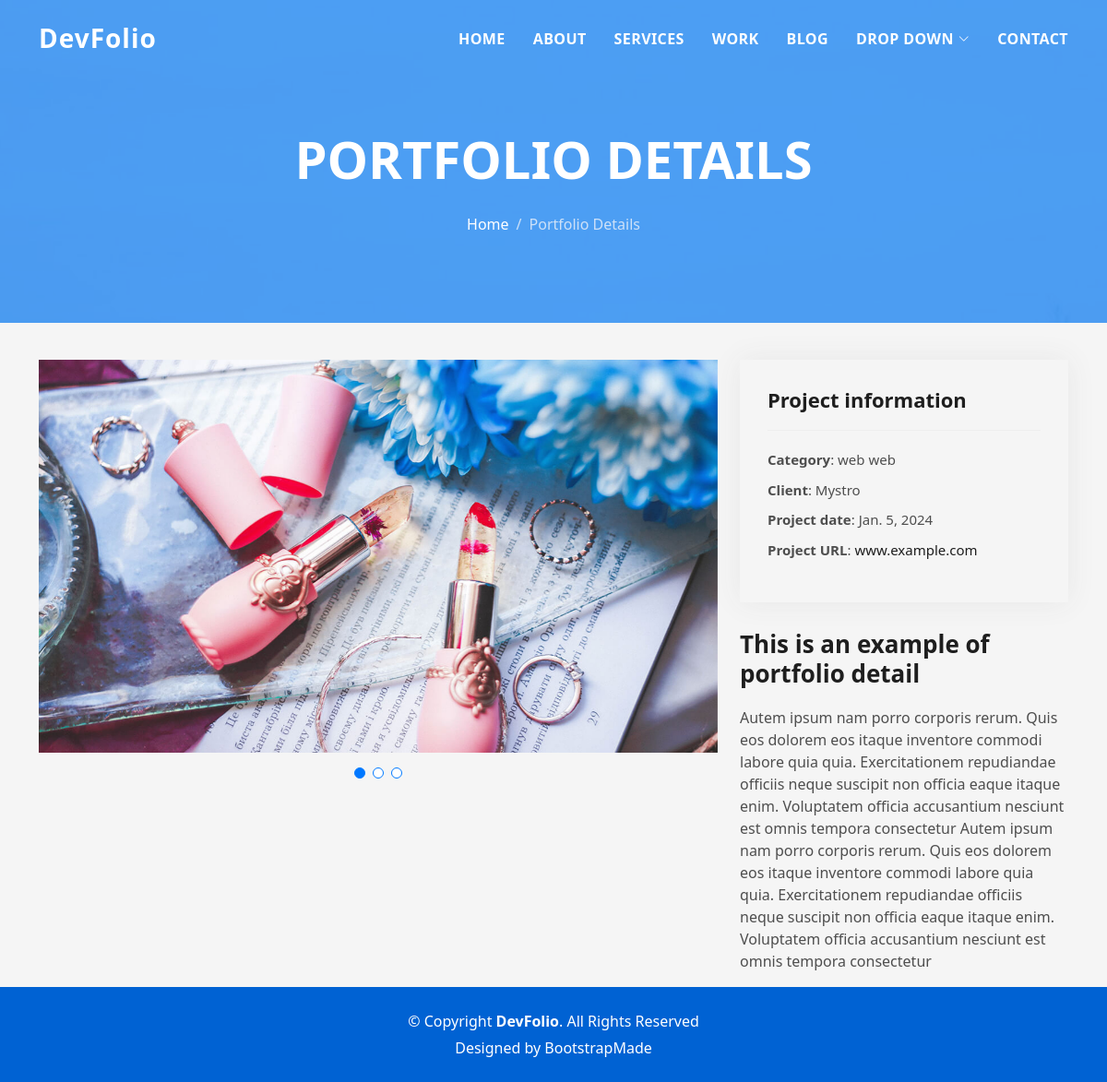
The page /details/2 on the database its author committed.
### home/models.py (models this page shows, shortened)
class Portfoilo(models.Model):
    title = models.CharField(max_length=200)
    image = models.ImageField(upload_to='protfolio/')
    text = models.CharField(max_length=50)
    job = models.CharField(max_length=50)
    date = models.DateField(default=1, null =True,blank=True)
    client = models.CharField(max_length=50)
    subtitle = models.TextField(max_length=10000)

class Cattigory (models.Model):
    name = models.CharField(max_length=20)

### home/views.py (the view)
# urls.py: path('details/<int:id>', detail_portofolio)
def detail_portofolio(request,id):
    port_detail= Portfoilo.objects.get(id=id)
    catigo = Cattigory.objects.get(id=id)
    return render (request,'details.html', {
        'port_detail':port_detail,
        'catigo':catigo,
        })

### home/templates/details.html (shortened to what this page needs)
{% load static %}
<!DOCTYPE html>
<html lang="en">
<head>
  <link href="{% static 'assets/vendor/bootstrap/css/bootstrap.min.css' %}" rel="stylesheet">
  <link href="{% static 'assets/vendor/bootstrap-icons/bootstrap-icons.css' %}" rel="stylesheet">
  <link href="{% static 'assets/vendor/glightbox/css/glightbox.min.css' %}" rel="stylesheet">
  <link href="{% static 'assets/vendor/swiper/swiper-bundle.min.css' %}" rel="stylesheet">
  <link href="{% static 'assets/css/style.css' %}" rel="stylesheet">
</head>
<body>
  <header id="header" class="fixed-top">
    <div class="container d-flex align-items-center justify-content-between">
      <h1 class="logo"><a href="index.html">DevFolio</a></h1>
      <nav id="navbar" class="navbar">
        <ul>
          <li><a class="nav-link scrollto " href="#hero">Home</a></li>
          <li><a class="nav-link scrollto" href="#about">About</a></li>
          <li><a class="nav-link scrollto" href="#services">Services</a></li>
          <li><a class="nav-link scrollto " href="#work">Work</a></li>
          <li><a class="nav-link scrollto " href="#blog">Blog</a></li>
          <li class="dropdown"><a href="#"><span>Drop Down</span> <i class="bi bi-chevron-down"></i></a>
          </li>
          <li><a class="nav-link scrollto" href="#contact">Contact</a></li>
        </ul>
      </nav>
    </div>
  </header>
  <div class="hero hero-single route bg-image" style="background-image: url(assets/img/overlay-bg.jpg)">
    <div class="overlay-mf"></div>
    <div class="hero-content display-table">
      <div class="table-cell">
        <div class="container">
          <h2 class="hero-title mb-4">Portfolio Details</h2>
          <ol class="breadcrumb d-flex justify-content-center">
            <li class="breadcrumb-item">
              <a href="#">Home</a>
            </li>
            <li class="breadcrumb-item active">Portfolio Details</li>
          </ol>
        </div>
      </div>
    </div>
  </div>
  <main id="main">
    <section id="portfolio-details" class="portfolio-details">
      <div class="container">
        <div class="row gy-4">
          <div class="col-lg-8">
            <div class="portfolio-details-slider swiper">
              <div class="swiper-wrapper align-items-center">
                <div class="swiper-slide">
                  <img src="{{port_detail.image.url}}" alt="">
                </div>
              </div>
              <div class="swiper-pagination"></div>
            </div>
          </div>
          <div class="col-lg-4">
            <div class="portfolio-info">
              <h3>Project information</h3>
              <ul>
                <li><strong>Category</strong>: {{catigo.name}}</li>
                <li><strong>Client</strong>: {{port_detail.client}} </li>
                <li><strong>Project date</strong>: {{port_detail.date}}</li>
                <li><strong>Project URL</strong>: <a href="#">www.example.com</a></li>
              </ul>
            </div>
            <div class="portfolio-description">
              <h2>This is an example of portfolio detail</h2>
              <p>
                {{port_detail.subtitle}}
              </p>
            </div>
          </div>
        </div>
      </div>
    </section>
  </main>
  <footer>
    <div class="container">
      <div class="row">
        <div class="col-sm-12">
          <div class="copyright-box">
            <p class="copyright">&copy; Copyright <strong>DevFolio</strong>. All Rights Reserved</p>
            <div class="credits">
              Designed by <a href="https://bootstrapmade.com/">BootstrapMade</a>
            </div>
          </div>
        </div>
      </div>
    </div>
  </footer>
</body>
</html>

### static/assets/css/style.css (style rules this page uses)
body { background-color: #f5f5f5; color: #4e4e4e; }
h1, h2, h3, h4, h5, h6 { color: #1e1e1e; }
a { color: #1e1e1e; text-decoration: none; transition: all 0.5s ease-in-out; }
.bg-image { background-repeat: no-repeat; background-attachment: fixed; background-size: cover; background-position: center center; }
.overlay-mf { background-color: #0078ff; }
.overlay-mf { position: absolute; top: 0; left: 0px; padding: 0; height: 100%; width: 100%; opacity: 0.7; }
.display-table { width: 100%; height: 100%; display: table; }
.table-cell { display: table-cell; vertical-align: middle; }
#header { transition: all 0.5s; z-index: 997; padding: 20px 0; }
#header .logo { font-size: 28px; margin: 0; padding: 0; font-weight: 600; letter-spacing: 1px; }
#header .logo a { color: #fff; }
.navbar { padding: 0; }
.navbar ul { margin: 0; padding: 0; display: flex; list-style: none; align-items: center; }
.navbar li { position: relative; }
.navbar>ul>li { white-space: nowrap; padding: 10px 0 10px 30px; }
.navbar a, .navbar a:focus { display: flex; align-items: center; justify-content: space-between; color: #fff; font-size: 16px; font-weight: 600; padding: 0; white-space: nowrap; transition: 0.3s; letter-spacing: 0.4px; position: relative; text-transform: uppercase; }
.navbar a i, .navbar a:focus i { font-size: 12px; line-height: 0; margin-left: 5px; }
.navbar>ul>li>a:before { content: ""; position: absolute; width: 100%; height: 2px; bottom: -6px; left: 0; width: 0; background-color: #fff; visibility: hidden; transition: all 0.3s ease-in-out 0s; }
.hero { height: 100vh; position: relative; color: #fff; }
.hero .hero-content { text-align: center; position: absolute; }
.hero .hero-title { color: #fff; font-weight: 600; font-size: 3rem; }
@media (min-width: 768px) { .hero .hero-title { font-size: 4.5rem; } }
.hero-single { height: 350px; }
.hero-single .hero-content { margin-top: 30px; }
.hero-single .hero-title { text-transform: uppercase; font-size: 3rem; }
@media (min-width: 768px) { .hero-single .hero-title { font-size: 3.5rem; } }
.hero-single .breadcrumb { background-color: transparent; color: #0078ff; }
.hero-single .breadcrumb .breadcrumb-item:before { color: #cde1f8; }
.hero-single .breadcrumb .breadcrumb-item.active { color: #cde1f8; }
.hero-single .breadcrumb a { color: #fff; }
.portfolio-details { padding-top: 40px; }
.portfolio-details .portfolio-details-slider img { width: 100%; }
.portfolio-details .portfolio-details-slider .swiper-pagination { margin-top: 20px; position: relative; }
.portfolio-details .portfolio-info { padding: 30px; box-shadow: 0px 0 30px rgba(78, 78, 78, 0.08); }
.portfolio-details .portfolio-info h3 { font-size: 22px; font-weight: 700; margin-bottom: 20px; padding-bottom: 20px; border-bottom: 1px solid #eee; }
.portfolio-details .portfolio-info ul { list-style: none; padding: 0; font-size: 15px; }
.portfolio-details .portfolio-info ul li+li { margin-top: 10px; }
.portfolio-details .portfolio-description { padding-top: 30px; }
.portfolio-details .portfolio-description h2 { font-size: 26px; font-weight: 700; margin-bottom: 20px; }
.portfolio-details .portfolio-description p { padding: 0; }
.swiper-pagination { margin-top: 20px; position: relative; }
footer { text-align: center; color: #fff; padding: 25px 0; background: #0062d3; }
footer .copyright { margin-bottom: 0.3rem; }
footer .credits { margin-bottom: 0; }
footer .credits a { color: #fff; }

### rows shown on the page
Portfoilo: image (picture), client "Mystro", date "Jan. 5, 2024", subtitle "Autem ipsum nam porro corporis rerum. Quis eos dolorem eos itaque inventore commodi labore quia quia. Exercitationem repudiandae officiis neque suscipit non officia eaque itaque enim. Voluptatem officia accusantium nesciunt est omnis tempora consectetur Autem ipsum nam porro corporis rerum. Quis eos dolorem eos itaque inventore commodi labore quia quia. Exercitationem repudiandae officiis neque suscipit non officia eaque itaque enim. Voluptatem officia accusantium nesciunt est omnis tempora consectetur"
Cattigory: name "web web"
